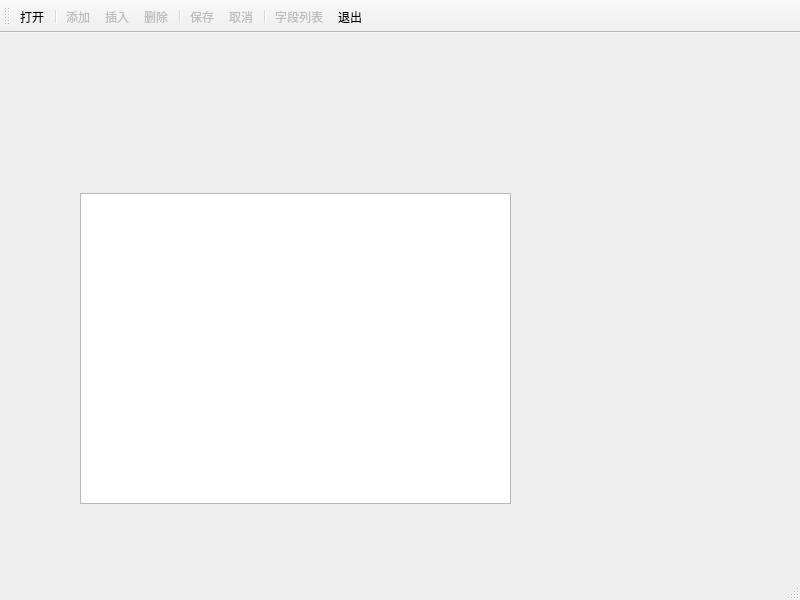
<?xml version="1.0" encoding="UTF-8"?>
<ui version="4.0">
 <class>MainWindow</class>
 <widget class="QMainWindow" name="MainWindow">
  <property name="geometry">
   <rect>
    <x>0</x>
    <y>0</y>
    <width>800</width>
    <height>600</height>
   </rect>
  </property>
  <property name="windowTitle">
   <string>MainWindow</string>
  </property>
  <widget class="QWidget" name="centralwidget">
   <widget class="QTableView" name="tableView">
    <property name="geometry">
     <rect>
      <x>80</x>
      <y>160</y>
      <width>431</width>
      <height>311</height>
     </rect>
    </property>
    <property name="editTriggers">
     <set>QAbstractItemView::AnyKeyPressed|QAbstractItemView::DoubleClicked|QAbstractItemView::EditKeyPressed|QAbstractItemView::SelectedClicked</set>
    </property>
   </widget>
  </widget>
  <widget class="QStatusBar" name="statusbar"/>
  <widget class="QToolBar" name="toolBar">
   <property name="windowTitle">
    <string>toolBar</string>
   </property>
   <property name="toolButtonStyle">
    <enum>Qt::ToolButtonTextUnderIcon</enum>
   </property>
   <attribute name="toolBarArea">
    <enum>TopToolBarArea</enum>
   </attribute>
   <attribute name="toolBarBreak">
    <bool>false</bool>
   </attribute>
   <addaction name="actOpenDB"/>
   <addaction name="separator"/>
   <addaction name="actRecAppend"/>
   <addaction name="actRecInsert"/>
   <addaction name="actRecDelete"/>
   <addaction name="separator"/>
   <addaction name="actSubmit"/>
   <addaction name="actRevert"/>
   <addaction name="separator"/>
   <addaction name="actFields"/>
   <addaction name="actQuit"/>
  </widget>
  <action name="actOpenDB">
   <property name="icon">
    <iconset resource="res.qrc">
     <normaloff>:/images/images/open3.bmp</normaloff>:/images/images/open3.bmp</iconset>
   </property>
   <property name="text">
    <string>打开</string>
   </property>
   <property name="toolTip">
    <string>打开数据库</string>
   </property>
  </action>
  <action name="actQuit">
   <property name="icon">
    <iconset resource="res.qrc">
     <normaloff>:/images/images/exit.bmp</normaloff>:/images/images/exit.bmp</iconset>
   </property>
   <property name="text">
    <string>退出</string>
   </property>
   <property name="toolTip">
    <string>退出</string>
   </property>
  </action>
  <action name="actRecAppend">
   <property name="enabled">
    <bool>false</bool>
   </property>
   <property name="icon">
    <iconset resource="res.qrc">
     <normaloff>:/images/images/316.bmp</normaloff>:/images/images/316.bmp</iconset>
   </property>
   <property name="text">
    <string>添加</string>
   </property>
   <property name="toolTip">
    <string>添加记录</string>
   </property>
  </action>
  <action name="actRecInsert">
   <property name="enabled">
    <bool>false</bool>
   </property>
   <property name="icon">
    <iconset resource="res.qrc">
     <normaloff>:/images/images/306.bmp</normaloff>:/images/images/306.bmp</iconset>
   </property>
   <property name="text">
    <string>插入</string>
   </property>
   <property name="toolTip">
    <string>插入记录</string>
   </property>
  </action>
  <action name="actSubmit">
   <property name="enabled">
    <bool>false</bool>
   </property>
   <property name="icon">
    <iconset resource="res.qrc">
     <normaloff>:/images/images/save1.bmp</normaloff>:/images/images/save1.bmp</iconset>
   </property>
   <property name="text">
    <string>保存</string>
   </property>
   <property name="toolTip">
    <string>保存修改</string>
   </property>
  </action>
  <action name="actRevert">
   <property name="enabled">
    <bool>false</bool>
   </property>
   <property name="icon">
    <iconset resource="res.qrc">
     <normaloff>:/images/images/ubdo.bmp</normaloff>:/images/images/ubdo.bmp</iconset>
   </property>
   <property name="text">
    <string>取消</string>
   </property>
   <property name="toolTip">
    <string>取消修改</string>
   </property>
  </action>
  <action name="actRecDelete">
   <property name="enabled">
    <bool>false</bool>
   </property>
   <property name="icon">
    <iconset resource="res.qrc">
     <normaloff>:/images/images/delete1.bmp</normaloff>:/images/images/delete1.bmp</iconset>
   </property>
   <property name="text">
    <string>删除</string>
   </property>
   <property name="toolTip">
    <string>删除记录</string>
   </property>
  </action>
  <action name="actFields">
   <property name="enabled">
    <bool>false</bool>
   </property>
   <property name="icon">
    <iconset resource="res.qrc">
     <normaloff>:/images/images/124.bmp</normaloff>:/images/images/124.bmp</iconset>
   </property>
   <property name="text">
    <string>字段列表</string>
   </property>
   <property name="toolTip">
    <string>字段列表</string>
   </property>
  </action>
 </widget>
 <resources>
  <include location="res.qrc"/>
 </resources>
 <connections>
  <connection>
   <sender>actQuit</sender>
   <signal>triggered()</signal>
   <receiver>MainWindow</receiver>
   <slot>close()</slot>
   <hints>
    <hint type="sourcelabel">
     <x>-1</x>
     <y>-1</y>
    </hint>
    <hint type="destinationlabel">
     <x>399</x>
     <y>299</y>
    </hint>
   </hints>
  </connection>
 </connections>
</ui>
